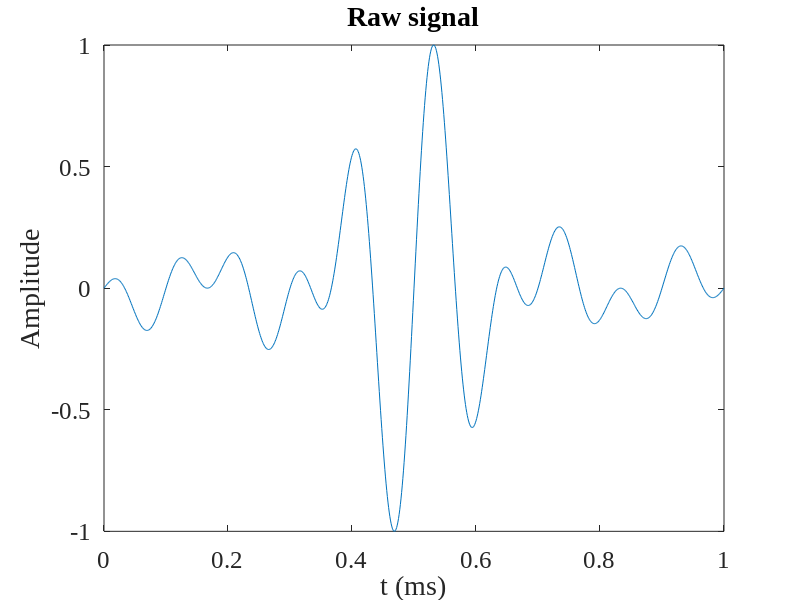
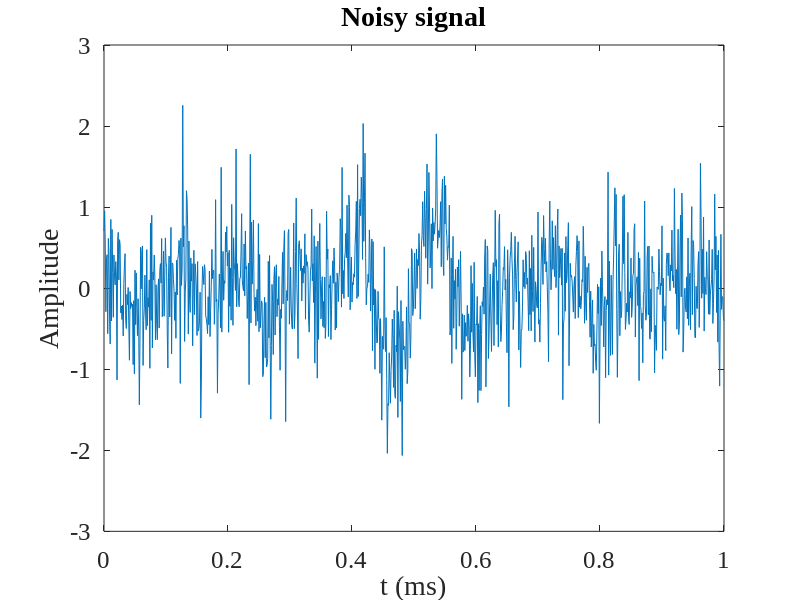
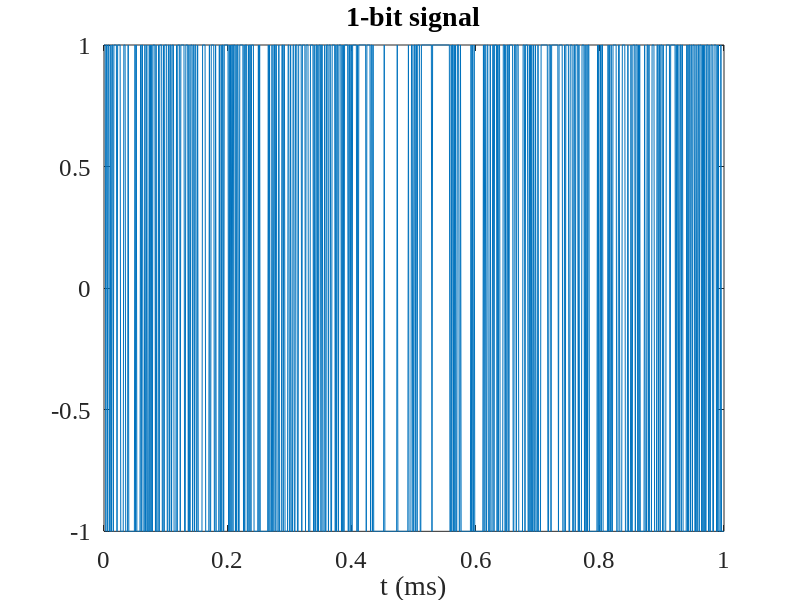
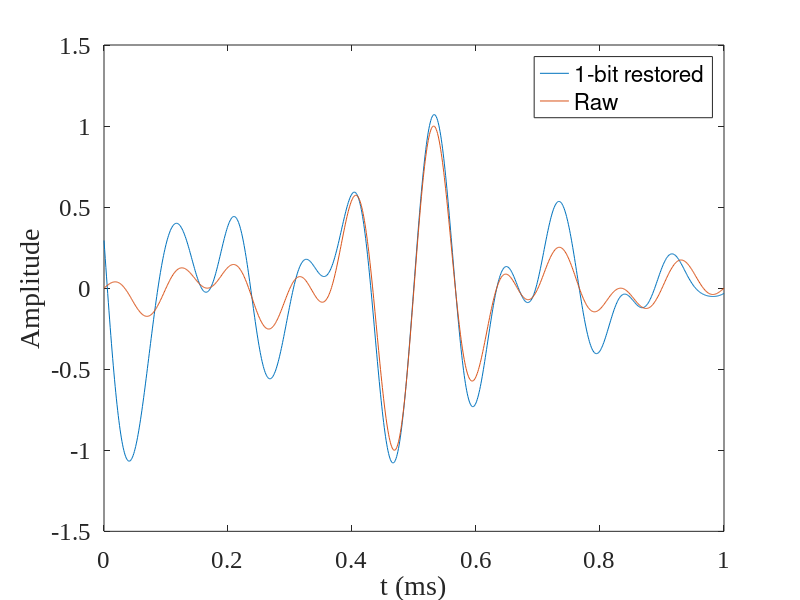

The MATLAB script that drew these images, in order:
%% signal produce
F_sample = 1000e6;
x=(0:1/F_sample:1e-6);
f = zeros(size(x));
for ii=5:1:10
    f = f+(-1)^ii*sin(2*pi*ii*1e6*x);
end
f = f/max(abs(f));
figure;plot(x*1e6,f)
set(gca, 'FontName', 'Times New Roman', 'FontSize', 18)
title('Raw signal')
xlabel('t (ms)');
ylabel('Amplitude');
%% noise; 0.5 for strong noise simulation; 0.01 for weak noise simulation
noise = 0.5*randn(size(f));
ff = f+noise;
figure;plot(x*1e6,ff)
set(gca, 'FontName', 'Times New Roman', 'FontSize', 18)
title('Noisy signal')
xlabel('t (ms)');
ylabel('Amplitude');
ffb = sign(ff);
figure;plot(x*1e6,ffb)
set(gca, 'FontName', 'Times New Roman', 'FontSize', 18)
title('1-bit signal')
xlabel('t (ms)');
%% temporal low-pass filters
cutoffFreq = 12e6; % initial 12 MHz
% Design Butterworth low-pass filter
filterOrder = 4; % Filter order, can be adjusted as needed
[b, a] = butter(filterOrder, cutoffFreq / (F_sample / 2), 'low'); % Low-pass filter
ffb = filtfilt(b, a, ffb);
%% temporal high-pass filters
cutoffFreq = 3e6; % initial 3 MHz
% Design Butterworth high-pass filter
filterOrder = 4; % Filter order, can be adjusted as needed
[b, a] = butter(filterOrder, cutoffFreq / (F_sample / 2), 'high'); % Low-pass filter
ffb = filtfilt(b, a, ffb);
figure;plot(x*1e6,ffb)
hold on;plot(x*1e6,f)
set(gca, 'FontSize', 18); 
set(gca, 'FontName', 'Times New Roman')
xlabel('t (ms)');
ylabel('Amplitude');
legend('1-bit restored','Raw')